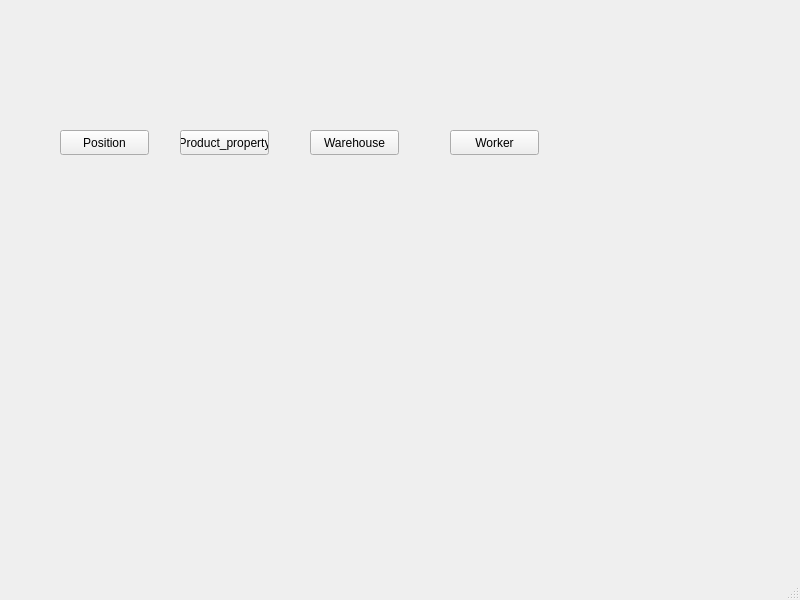
<?xml version="1.0" encoding="UTF-8"?>
<ui version="4.0">
 <class>MainWindow</class>
 <widget class="QMainWindow" name="MainWindow">
  <property name="geometry">
   <rect>
    <x>0</x>
    <y>0</y>
    <width>800</width>
    <height>600</height>
   </rect>
  </property>
  <property name="windowTitle">
   <string>MainWindow</string>
  </property>
  <widget class="QWidget" name="centralwidget">
   <widget class="QPushButton" name="pushButton">
    <property name="geometry">
     <rect>
      <x>60</x>
      <y>130</y>
      <width>89</width>
      <height>25</height>
     </rect>
    </property>
    <property name="text">
     <string>Position</string>
    </property>
   </widget>
   <widget class="QPushButton" name="pushButton_2">
    <property name="geometry">
     <rect>
      <x>180</x>
      <y>130</y>
      <width>89</width>
      <height>25</height>
     </rect>
    </property>
    <property name="text">
     <string>Product_property</string>
    </property>
   </widget>
   <widget class="QPushButton" name="pushButton_3">
    <property name="geometry">
     <rect>
      <x>310</x>
      <y>130</y>
      <width>89</width>
      <height>25</height>
     </rect>
    </property>
    <property name="text">
     <string>Warehouse</string>
    </property>
   </widget>
   <widget class="QPushButton" name="pushButton_4">
    <property name="geometry">
     <rect>
      <x>450</x>
      <y>130</y>
      <width>89</width>
      <height>25</height>
     </rect>
    </property>
    <property name="text">
     <string>Worker</string>
    </property>
   </widget>
  </widget>
  <widget class="QMenuBar" name="menubar">
   <property name="geometry">
    <rect>
     <x>0</x>
     <y>0</y>
     <width>800</width>
     <height>22</height>
    </rect>
   </property>
  </widget>
  <widget class="QStatusBar" name="statusbar"/>
 </widget>
 <resources/>
 <connections/>
</ui>
